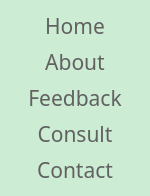
        <widget class="QFrame" name="frame_3">
         <property name="minimumSize">
          <size>
           <width>150</width>
           <height>0</height>
          </size>
         </property>
         <property name="maximumSize">
          <size>
           <width>100</width>
           <height>16777215</height>
          </size>
         </property>
         <property name="styleSheet">
          <string notr="true">background-color:rgb(204, 236, 211);
border-radius:15px;</string>
         </property>
         <property name="frameShape">
          <enum>QFrame::StyledPanel</enum>
         </property>
         <property name="frameShadow">
          <enum>QFrame::Raised</enum>
         </property>
         <layout class="QVBoxLayout" name="verticalLayout">
          <item>
           <widget class="QPushButton" name="Home_button">
            <property name="font">
             <font>
              <family>Javanese Text</family>
              <pointsize>16</pointsize>
              <bold>false</bold>
             </font>
            </property>
            <property name="cursor">
             <cursorShape>PointingHandCursor</cursorShape>
            </property>
            <property name="styleSheet">
             <string notr="true">QPushButton{
color: rgb(97, 97, 97);
border-radius:10px;
}

QPushButton:hover{
background-color: rgb(220, 255, 228);
	/*color: rgb(255, 255, 255);*/
	font: 700 16pt &quot;Constantia&quot;;
}


</string>
            </property>
            <property name="text">
             <string>Home</string>
            </property>
           </widget>
          </item>
          <item>
           <widget class="QPushButton" name="About_button">
            <property name="font">
             <font>
              <family>Javanese Text</family>
              <pointsize>16</pointsize>
              <bold>false</bold>
             </font>
            </property>
            <property name="cursor">
             <cursorShape>PointingHandCursor</cursorShape>
            </property>
            <property name="styleSheet">
             <string notr="true">QPushButton{
color: rgb(97, 97, 97);
border-radius:10px;
}

QPushButton:hover{
background-color: rgb(220, 255, 228);
	/*color: rgb(255, 255, 255);*/
	font: 700 16pt &quot;Constantia&quot;;
}


</string>
            </property>
            <property name="text">
             <string>About</string>
            </property>
           </widget>
          </item>
          <item>
           <widget class="QPushButton" name="Feedback_button">
            <property name="font">
             <font>
              <family>Javanese Text</family>
              <pointsize>16</pointsize>
              <bold>false</bold>
             </font>
            </property>
            <property name="cursor">
             <cursorShape>PointingHandCursor</cursorShape>
            </property>
            <property name="styleSheet">
             <string notr="true">QPushButton{
color: rgb(97, 97, 97);
border-radius:10px;
}

QPushButton:hover{
background-color: rgb(220, 255, 228);
	/*color: rgb(255, 255, 255);*/
	font: 700 16pt &quot;Constantia&quot;;
}


</string>
            </property>
            <property name="text">
             <string>Feedback</string>
            </property>
           </widget>
          </item>
          <item>
           <widget class="QPushButton" name="Consult_button">
            <property name="font">
             <font>
              <family>Javanese Text</family>
              <pointsize>16</pointsize>
              <bold>false</bold>
             </font>
            </property>
            <property name="cursor">
             <cursorShape>PointingHandCursor</cursorShape>
            </property>
            <property name="styleSheet">
             <string notr="true">QPushButton{
color: rgb(97, 97, 97);
border-radius:10px;
}

QPushButton:hover{
background-color: rgb(220, 255, 228);
	/*color: rgb(255, 255, 255);*/
	font: 700 16pt &quot;Constantia&quot;;
}


</string>
            </property>
            <property name="text">
             <string>Consult</string>
            </property>
           </widget>
          </item>
          <item>
           <widget class="QPushButton" name="Contact_button">
            <property name="font">
             <font>
              <family>Javanese Text</family>
              <pointsize>16</pointsize>
              <bold>false</bold>
             </font>
            </property>
            <property name="cursor">
             <cursorShape>PointingHandCursor</cursorShape>
            </property>
            <property name="styleSheet">
             <string notr="true">QPushButton{
color: rgb(97, 97, 97);
border-radius:10px;
}

QPushButton:hover{
background-color: rgb(220, 255, 228);
	/*color: rgb(255, 255, 255);*/
	font: 700 16pt &quot;Constantia&quot;;
}


</string>
            </property>
            <property name="text">
             <string>Contact</string>
            </property>
           </widget>
          </item>
         </layout>
        </widget>
